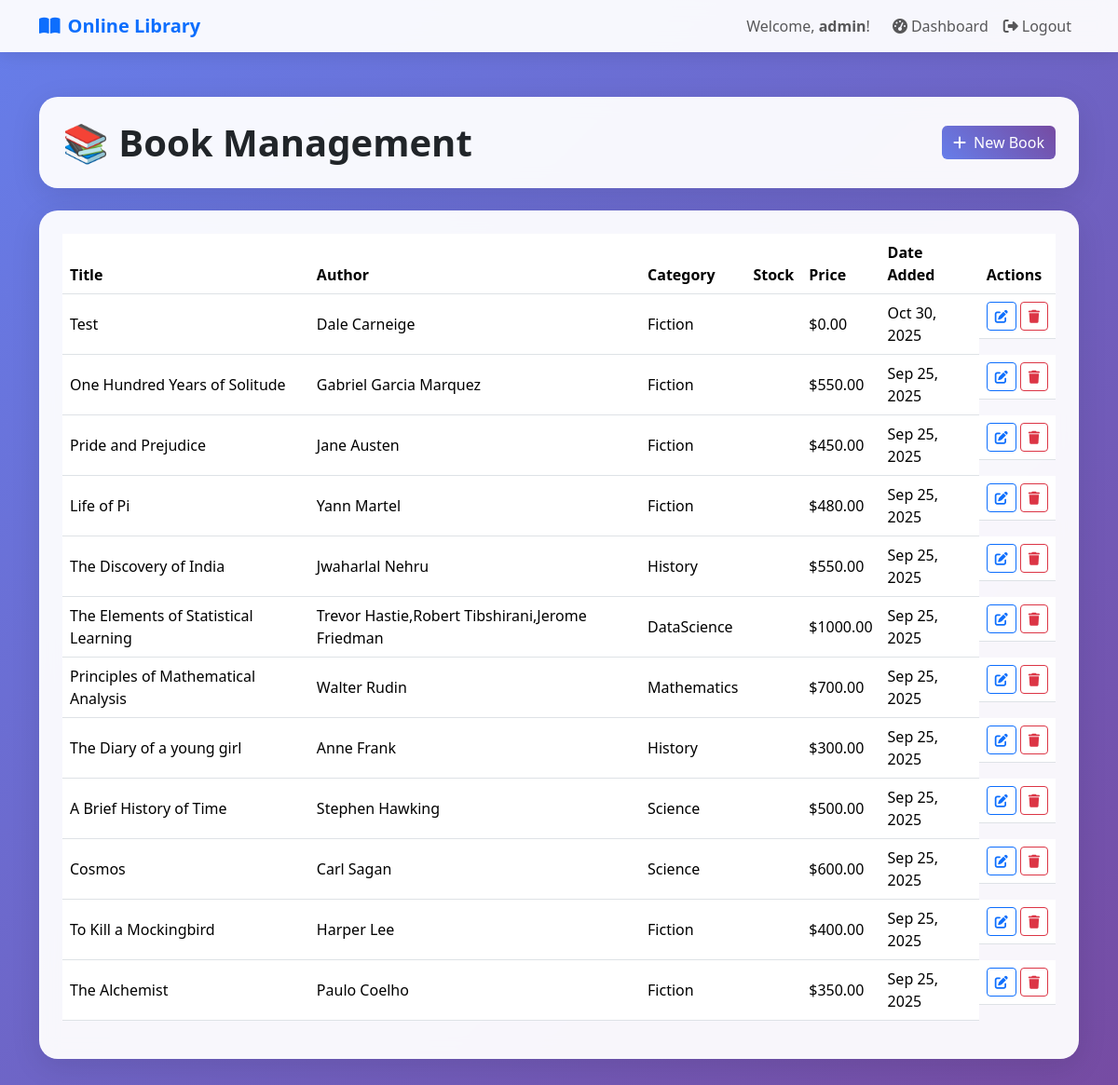
Before: /dashboard/books/ (signed in) with the older database file.
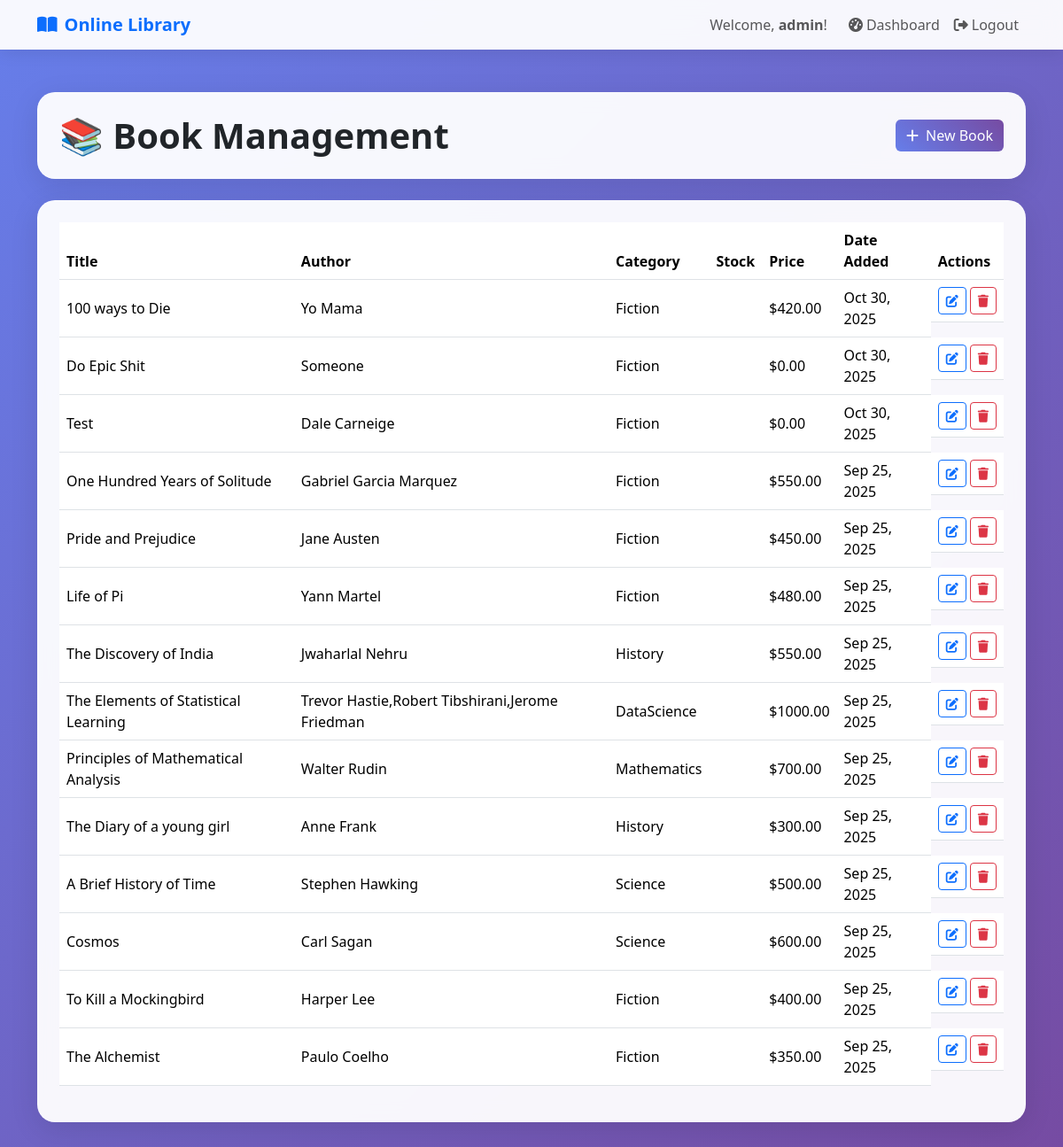
After: the same page with the newer database file.
### catalog/models.py (models this page shows, shortened)
class Book(models.Model):
    CATEGORY_CHOICES = [
        ('Science', 'Science'),
        ('Fiction', 'Fiction'),
        ('Mathematics', 'Mathematics'),
        ('History', 'History'),
        ('DataScience','DataScience'),
    ]
    LANGUAGE_CHOICES = [
        ('English', 'English'),
        ('Spanish', 'Spanish'),
        ('French', 'French'),
        ('German', 'German'),
        ('Other', 'Other'),
    ]
    title = models.CharField(max_length=255)
    author = models.CharField(max_length=255)
    isbn = models.CharField(max_length=50, blank=True)
    category = models.CharField(max_length=50, choices=CATEGORY_CHOICES)
    description = models.TextField(blank=True, null=True)
    publication_date = models.DateField(null=True, blank=True)
    pages = models.IntegerField(null=True, blank=True)
    language = models.CharField(max_length=50, choices=LANGUAGE_CHOICES, default='English')
    price = models.DecimalField(max_digits=8, decimal_places=2, default=0)
    total_copies = models.IntegerField(default=1)
    available_copies = models.IntegerField(default=1)
    image = models.ImageField(upload_to='book_covers/', null=True, blank=True)
    created_at = models.DateTimeField(auto_now_add=True)
    updated_at = models.DateTimeField(auto_now=True)

### catalog/views.py (the view)
# urls.py: path("dashboard/books/", views.book_management, name="book_management"),
@login_required
def book_management(request):
    if not request.user.is_superuser and not (hasattr(request.user, 'role') and request.user.role == 'admin'):
        messages.error(request, "You don't have permission to access this page.")
        return redirect('dashboard')
    books = Book.objects.all().order_by('-created_at')
    return render(request, 'catalog/book_management.html', {'books': books})

### templates/catalog/book_management.html (shortened to what this page needs)
{% extends "catalog/base.html" %}
{% block content %}
<div class="container py-5">
    <div class="row mb-4">
        <div class="col-12">
            <div class="glass-card p-4 d-flex justify-content-between align-items-center">
                <h1 class="display-6 fw-bold mb-0">📚 Book Management</h1>
                <a href="{% url 'add_book' %}" class="btn btn-gradient">
                    <i class="fas fa-plus me-2"></i>New Book
                </a>
            </div>
        </div>
    </div>
    <div class="row">
        <div class="col-12">
            {% if books %}
            <div class="glass-card p-4 table-responsive">
                <table class="table table-hover align-middle">
                    <thead>
                        <tr>
                            <th>Title</th>
                            <th>Author</th>
                            <th>Category</th>
                            <th>Stock</th>
                            <th>Price</th>
                            <th>Date Added</th>
                            <th>Actions</th>
                        </tr>
                    </thead>
                    <tbody>
                        {% for book in books %}
                        <tr>
                            <td>{{ book.title }}</td>
                            <td>{{ book.author }}</td>
                            <td>{{ book.category }}</td>
                            <td>{{ book.stock }}</td>
                            <td>${{ book.price }}</td>
                            <td>{{ book.created_at|date:"M d, Y" }}</td>
                            <td class="d-flex gap-1">
                                <a href="{% url 'edit_book' book.id %}" class="btn btn-sm btn-outline-primary">
                                    <i class="fas fa-edit"></i>
                                </a>
                                <form action="{% url 'delete_book' book.id %}" method="post">
                                    <button class="btn btn-sm btn-outline-danger">
                                        <i class="fas fa-trash"></i>
                                    </button>
                                </form>
                            </td>
                        </tr>
                        {% endfor %}
                    </tbody>
                </table>
            </div>
            {% endif %}
        </div>
    </div>
</div>
{% endblock %}

Changed rows visible on the page:
added Book: title "100 ways to Die", author "Yo Mama", category "Fiction", price "420.00", created_at "Oct 30, 2025"
added Book: title "Do Epic Shit", author "Someone", category "Fiction", price "0.00", created_at "Oct 30, 2025"
